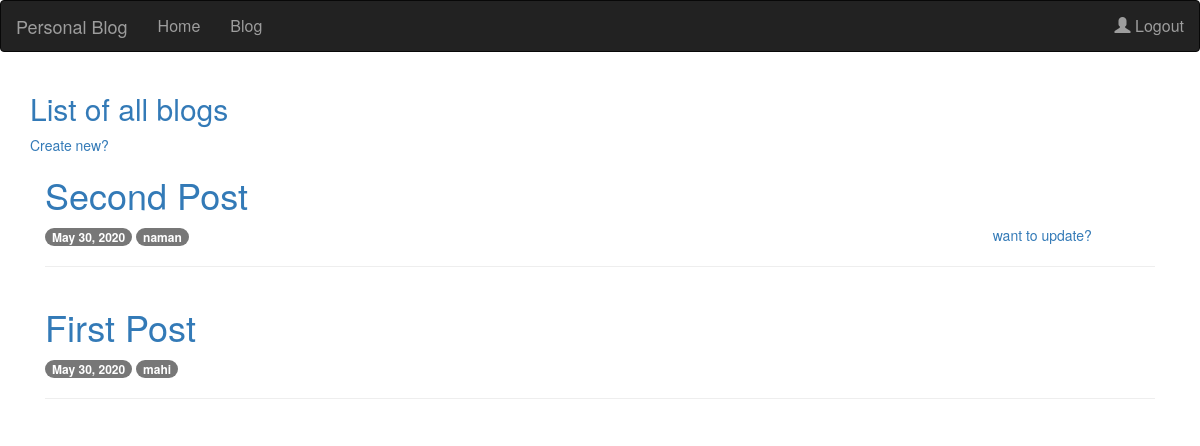
/blog/ (signed in), run on an earlier commit of the app's database.
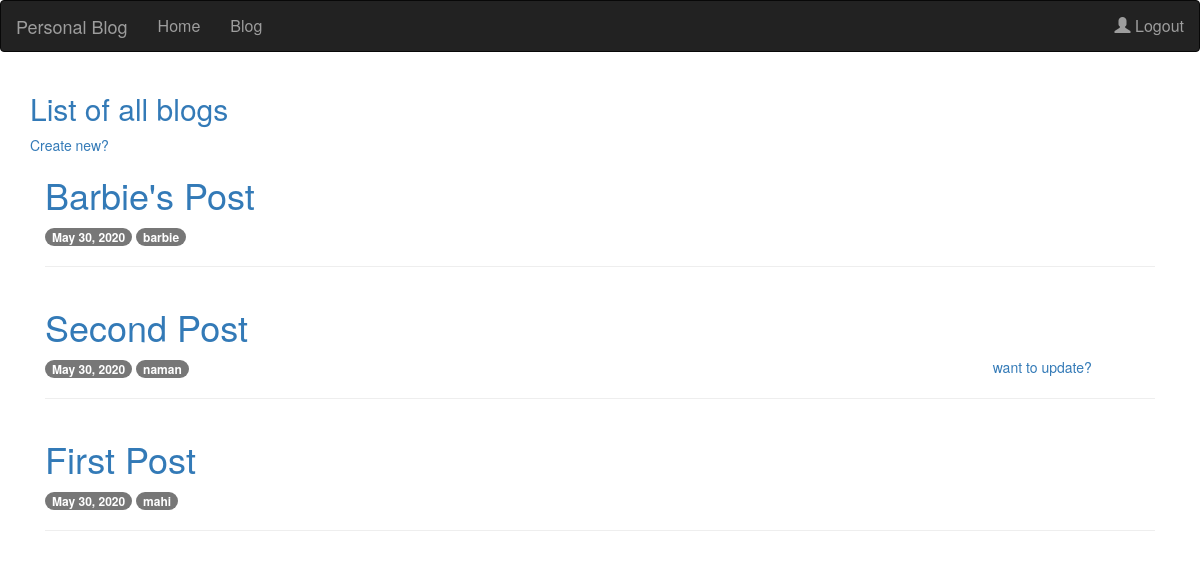
And on a later commit of the database.
### blog/models.py (models this page shows, shortened)
class Post(models.Model):
    date = models.DateTimeField(auto_now=True)
    title = models.CharField(max_length=20)
    content = models.TextField()
    author = models.ForeignKey(User, on_delete= models.CASCADE)

### blog/views.py (the view)
# urls.py: path('blog/', blogListView.as_view() , name = 'blog-blog'),
class blogListView(LoginRequiredMixin, ListView):
    model = Post
    template_name = 'blog/blog.html'
    context_object_name='posts'
    ordering = ['-date']

### blog/templates/blog/blog.html (shortened to what this page needs)
{% extends 'blog/common.html' %}
{% block head %}
<link href="//netdna.bootstrapcdn.com/bootstrap/3.0.0/css/bootstrap.min.css" rel="stylesheet" id="bootstrap-css">
{% endblock head%}
{% block content %}
<div class="container">
    <h2 class="text-primary"> List of all blogs</h2>
    <a class="" href ="{% url 'blog-create' %}">Create new?</a>
</div>
    {% for post in posts %}
<div class="container">
    <div class="col-md-12">
        <h1><a href="{% url 'blog-detail' post.id %}">{{ post.title }} </a></h1>
        <span>
            <span class="badge">{{ post.date|date:"F d, Y" }}</span>
            <span class="badge">{{ post.author }}</span>
        </span>
        {% if post.author.id == request.user.id  %}
            <a class="update" href="{% url 'blog-update' post.id %}">want to update?</a>
        {% endif %}
        <hr>
    </div>
</div>
    {% endfor %}
{% endblock content %}

### blog/templates/blog/common.html (shortened to what this page needs)
{% load static %}
<!DOCTYPE html>
<html lang="en">
<head>
  {% block head %}{% endblock %}
  <link rel="stylesheet" href="https://maxcdn.bootstrapcdn.com/bootstrap/3.4.1/css/bootstrap.min.css">
  <link href="{% static 'blog/main.css' %}" rel="stylesheet">
  <link rel="stylesheet" href="https://use.fontawesome.com/releases/v5.7.0/css/all.css">
</head>
<body>
<nav class="navbar navbar-inverse">
  <div class="container-fluid">
    <div class="navbar-header">
      <span class="navbar-brand">Personal Blog</span>
    </div>
    <ul class="nav navbar-nav">
    <li><a href="{% url 'blog-home' %}">Home</a></li>
    <li><a href="{% url 'blog-blog' %}">Blog</a></li>
    </ul>
    <ul class="nav navbar-nav navbar-right">
        {% if user.is_authenticated %}
        <li><a href="{% url 'blog-logout' %}"><span class="glyphicon glyphicon-user"></span> Logout</a></li>
        {% else %}
        <li><a href="{% url 'blog-register' %}"><span class="glyphicon glyphicon-user"></span> Sign Up</a></li>
        <li><a href="{% url 'blog-login' %}"><span class="glyphicon glyphicon-log-in"></span> Login</a></li>
        {% endif %}
    </ul>
  </div>
</nav>
        {% block content %}{% endblock %}
</body>
</html>

### blog/static/blog/main.css (style rules this page uses)
ul li { font-size:16px; }
.update { padding-left: 80rem; }

What changed in the data, as far as the page shows it:
added Post: title "Barbie's Post", date "May 30, 2020", author "barbie"
